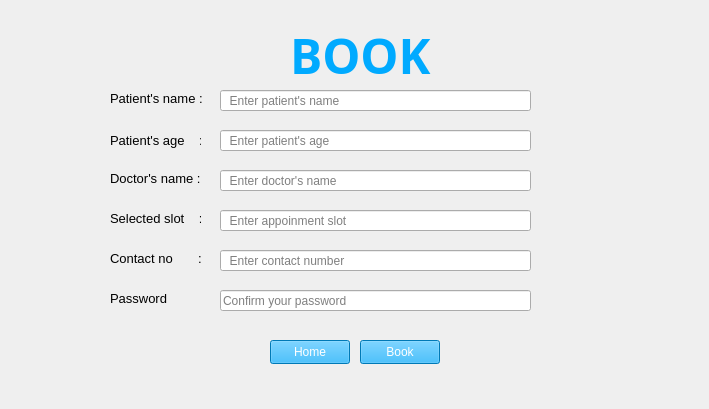
    <widget class="QWidget" name="slot">
     <widget class="QLabel" name="img_5">
      <property name="geometry">
       <rect>
        <x>0</x>
        <y>0</y>
        <width>700</width>
        <height>400</height>
       </rect>
      </property>
      <property name="text">
       <string/>
      </property>
      <property name="pixmap">
       <pixmap>../Resourses/img3.jpg</pixmap>
      </property>
      <property name="scaledContents">
       <bool>true</bool>
      </property>
     </widget>
     <widget class="QPushButton" name="book_2">
      <property name="geometry">
       <rect>
        <x>360</x>
        <y>340</y>
        <width>80</width>
        <height>24</height>
       </rect>
      </property>
      <property name="styleSheet">
       <string notr="true">color: rgb(255, 255, 255);
background-color: rgb(0, 170, 255);</string>
      </property>
      <property name="text">
       <string>Book</string>
      </property>
     </widget>
     <widget class="QLabel" name="text_12">
      <property name="geometry">
       <rect>
        <x>290</x>
        <y>20</y>
        <width>301</width>
        <height>71</height>
       </rect>
      </property>
      <property name="font">
       <font>
        <family>Bahnschrift SemiBold</family>
        <pointsize>36</pointsize>
        <bold>true</bold>
       </font>
      </property>
      <property name="focusPolicy">
       <enum>Qt::NoFocus</enum>
      </property>
      <property name="acceptDrops">
       <bool>false</bool>
      </property>
      <property name="autoFillBackground">
       <bool>false</bool>
      </property>
      <property name="styleSheet">
       <string notr="true">color: rgb(41, 48, 48);
color: rgb(0, 170, 255);</string>
      </property>
      <property name="text">
       <string>BOOK</string>
      </property>
      <property name="textFormat">
       <enum>Qt::AutoText</enum>
      </property>
      <property name="scaledContents">
       <bool>false</bool>
      </property>
     </widget>
     <widget class="QPushButton" name="back_2">
      <property name="geometry">
       <rect>
        <x>270</x>
        <y>340</y>
        <width>80</width>
        <height>24</height>
       </rect>
      </property>
      <property name="styleSheet">
       <string notr="true">color: rgb(255, 255, 255);
background-color: rgb(0, 170, 255);</string>
      </property>
      <property name="text">
       <string>Home</string>
      </property>
     </widget>
     <widget class="QLineEdit" name="pat_name">
      <property name="geometry">
       <rect>
        <x>220</x>
        <y>90</y>
        <width>311</width>
        <height>21</height>
       </rect>
      </property>
      <property name="placeholderText">
       <string>  Enter patient's name</string>
      </property>
     </widget>
     <widget class="QLabel" name="text_2">
      <property name="geometry">
       <rect>
        <x>110</x>
        <y>90</y>
        <width>101</width>
        <height>16</height>
       </rect>
      </property>
      <property name="maximumSize">
       <size>
        <width>16777215</width>
        <height>16777215</height>
       </size>
      </property>
      <property name="font">
       <font>
        <pointsize>10</pointsize>
       </font>
      </property>
      <property name="text">
       <string>Patient's name : </string>
      </property>
     </widget>
     <widget class="QLineEdit" name="doc_name">
      <property name="geometry">
       <rect>
        <x>220</x>
        <y>170</y>
        <width>311</width>
        <height>21</height>
       </rect>
      </property>
      <property name="placeholderText">
       <string>  Enter doctor's name</string>
      </property>
     </widget>
     <widget class="QLineEdit" name="selected_slot">
      <property name="geometry">
       <rect>
        <x>220</x>
        <y>210</y>
        <width>311</width>
        <height>21</height>
       </rect>
      </property>
      <property name="placeholderText">
       <string>  Enter appoinment slot</string>
      </property>
     </widget>
     <widget class="QLabel" name="text_3">
      <property name="geometry">
       <rect>
        <x>110</x>
        <y>170</y>
        <width>91</width>
        <height>16</height>
       </rect>
      </property>
      <property name="maximumSize">
       <size>
        <width>16777215</width>
        <height>16777215</height>
       </size>
      </property>
      <property name="font">
       <font>
        <pointsize>10</pointsize>
       </font>
      </property>
      <property name="text">
       <string>Doctor's name : </string>
      </property>
     </widget>
     <widget class="QLabel" name="text_4">
      <property name="geometry">
       <rect>
        <x>110</x>
        <y>210</y>
        <width>91</width>
        <height>16</height>
       </rect>
      </property>
      <property name="maximumSize">
       <size>
        <width>16777215</width>
        <height>16777215</height>
       </size>
      </property>
      <property name="font">
       <font>
        <pointsize>10</pointsize>
       </font>
      </property>
      <property name="text">
       <string>Selected slot    :</string>
      </property>
     </widget>
     <widget class="QLabel" name="text_5">
      <property name="geometry">
       <rect>
        <x>110</x>
        <y>130</y>
        <width>91</width>
        <height>21</height>
       </rect>
      </property>
      <property name="maximumSize">
       <size>
        <width>16777215</width>
        <height>16777215</height>
       </size>
      </property>
      <property name="font">
       <font>
        <pointsize>10</pointsize>
       </font>
      </property>
      <property name="text">
       <string>Patient's age    :</string>
      </property>
     </widget>
     <widget class="QLineEdit" name="patient_age">
      <property name="geometry">
       <rect>
        <x>220</x>
        <y>130</y>
        <width>311</width>
        <height>21</height>
       </rect>
      </property>
      <property name="placeholderText">
       <string>  Enter patient's age</string>
      </property>
     </widget>
     <widget class="QLineEdit" name="contact_no">
      <property name="geometry">
       <rect>
        <x>220</x>
        <y>250</y>
        <width>311</width>
        <height>21</height>
       </rect>
      </property>
      <property name="placeholderText">
       <string>  Enter contact number</string>
      </property>
     </widget>
     <widget class="QLabel" name="text_59">
      <property name="geometry">
       <rect>
        <x>110</x>
        <y>250</y>
        <width>91</width>
        <height>16</height>
       </rect>
      </property>
      <property name="maximumSize">
       <size>
        <width>16777215</width>
        <height>16777215</height>
       </size>
      </property>
      <property name="font">
       <font>
        <pointsize>10</pointsize>
       </font>
      </property>
      <property name="text">
       <string>Contact no       :</string>
      </property>
     </widget>
     <widget class="QLineEdit" name="a_pass">
      <property name="geometry">
       <rect>
        <x>220</x>
        <y>290</y>
        <width>311</width>
        <height>21</height>
       </rect>
      </property>
      <property name="echoMode">
       <enum>QLineEdit::Password</enum>
      </property>
      <property name="placeholderText">
       <string>Confirm your password</string>
      </property>
     </widget>
     <widget class="QLabel" name="text_64">
      <property name="geometry">
       <rect>
        <x>110</x>
        <y>290</y>
        <width>91</width>
        <height>16</height>
       </rect>
      </property>
      <property name="maximumSize">
       <size>
        <width>16777215</width>
        <height>16777215</height>
       </size>
      </property>
      <property name="font">
       <font>
        <pointsize>10</pointsize>
       </font>
      </property>
      <property name="text">
       <string>Password          :</string>
      </property>
     </widget>
    </widget>
